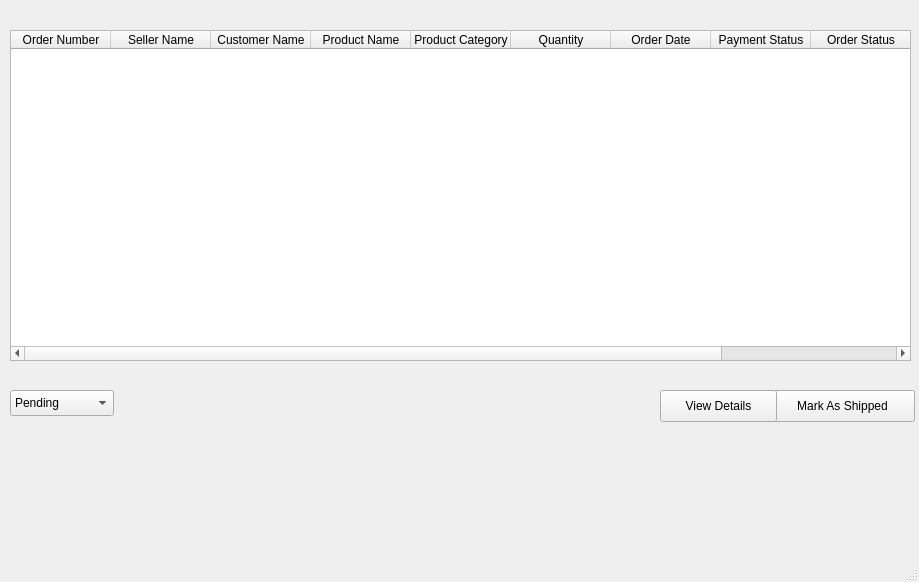
<?xml version="1.0" encoding="UTF-8"?>
<ui version="4.0">
 <class>MainWindow</class>
 <widget class="QMainWindow" name="MainWindow">
  <property name="geometry">
   <rect>
    <x>0</x>
    <y>0</y>
    <width>919</width>
    <height>582</height>
   </rect>
  </property>
  <property name="windowTitle">
   <string>MainWindow</string>
  </property>
  <widget class="QWidget" name="centralwidget">
   <widget class="QTableWidget" name="tableWidget">
    <property name="geometry">
     <rect>
      <x>10</x>
      <y>30</y>
      <width>901</width>
      <height>331</height>
     </rect>
    </property>
    <column>
     <property name="text">
      <string>Order Number</string>
     </property>
    </column>
    <column>
     <property name="text">
      <string>Seller Name</string>
     </property>
    </column>
    <column>
     <property name="text">
      <string>Customer Name</string>
     </property>
    </column>
    <column>
     <property name="text">
      <string>Product Name</string>
     </property>
    </column>
    <column>
     <property name="text">
      <string>Product Category</string>
     </property>
    </column>
    <column>
     <property name="text">
      <string>Quantity</string>
     </property>
    </column>
    <column>
     <property name="text">
      <string>Order Date</string>
     </property>
    </column>
    <column>
     <property name="text">
      <string>Payment Status</string>
     </property>
    </column>
    <column>
     <property name="text">
      <string>Order Status</string>
     </property>
    </column>
    <column>
     <property name="text">
      <string>Customer Address</string>
     </property>
    </column>
   </widget>
   <widget class="QPushButton" name="pushButton">
    <property name="geometry">
     <rect>
      <x>770</x>
      <y>390</y>
      <width>145</width>
      <height>32</height>
     </rect>
    </property>
    <property name="text">
     <string>Mark As Shipped</string>
    </property>
   </widget>
   <widget class="QPushButton" name="pushButton_2">
    <property name="geometry">
     <rect>
      <x>660</x>
      <y>390</y>
      <width>117</width>
      <height>32</height>
     </rect>
    </property>
    <property name="text">
     <string>View Details</string>
    </property>
   </widget>
   <widget class="QComboBox" name="comboBox">
    <property name="geometry">
     <rect>
      <x>10</x>
      <y>390</y>
      <width>104</width>
      <height>26</height>
     </rect>
    </property>
    <item>
     <property name="text">
      <string>Pending</string>
     </property>
    </item>
    <item>
     <property name="text">
      <string>Shipped</string>
     </property>
    </item>
    <item>
     <property name="text">
      <string>Delivered</string>
     </property>
    </item>
   </widget>
  </widget>
  <widget class="QStatusBar" name="statusbar"/>
 </widget>
 <resources/>
 <connections/>
</ui>
